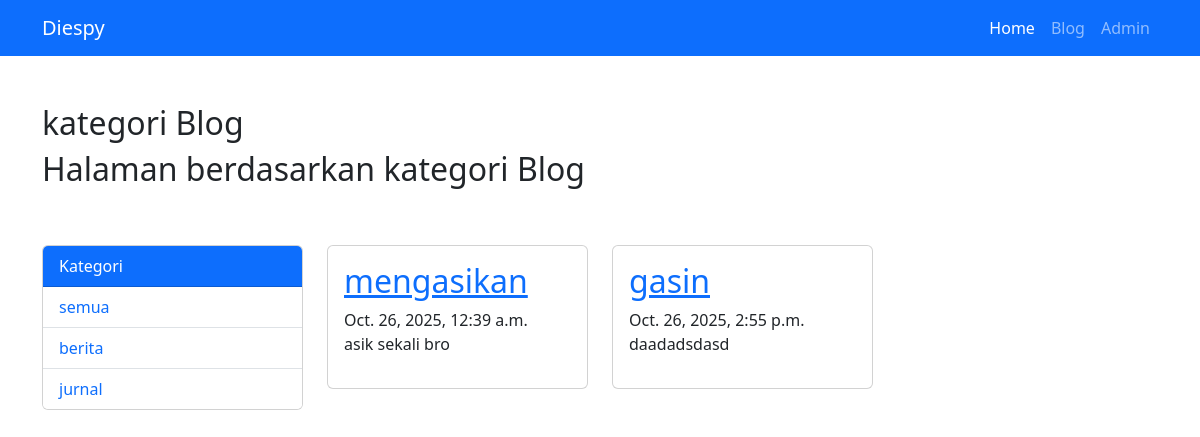
/blog/kategori/jurnal/, run on the app's committed database.
### blog/models.py (models this page shows, shortened)
class Kategori(models.Model):
    nama = models.CharField(max_length=255)
    slug_kat = models.SlugField(editable=False, blank=True)

class Artikel(models.Model):
    judul = models.CharField(max_length=255)
    isi = models.TextField()
    kategori = models.ForeignKey(Kategori, on_delete=models.CASCADE)
    slug_art = models.SlugField(editable=False, blank=True)
    pubdate = models.DateTimeField(auto_now_add=True)
    update = models.DateTimeField(auto_now=True)

### blog/views.py (the view)
# urls.py: path('kategori/<slug:kategoriInput>/',views.kategori_artikel, name='kategori_artikel')
def kategori_artikel(request, kategoriInput):
    articles = Artikel.objects.filter(kategori__nama=kategoriInput)
    category = Artikel.objects.values('kategori__nama').distinct() # distinct biar ngilangin data yang sama  jadi 1
    context = {
        'Judul': 'kategori Blog',
        'Heading': 'Halaman berdasarkan kategori Blog',
        'Articles': articles,
        'Categories': category,
    }
    return render(request, 'blog/kategori.html', context)

### blog/templates/blog/kategori.html (shortened to what this page needs)
{% extends "base.html" %}
{% block title %}
<h2 class="mt-5">{{Judul}}</h2>
{% endblock title %}
{% block content %}
<h2>{{Heading}}</h2>
<div class="row">
    <div class="col-md-3 mt-5">
        <div class="card">
            <div class="card-header bg-primary text-white">
                Kategori
            </div>
            <ul class="list-group list-group-flush">
                <li class="list-group-item">
                    <a href="{% url "blog:index" %}" class = "text-decoration-none ">
                        semua
                    </a>
                </li>
                {% for kat in Categories %}
                <li class="list-group-item">
                    <a class = "text-decoration-none " href="{% url "blog:kategori_artikel" kat.kategori__nama %}">
                        {{kat.kategori__nama}}
                    </a>
                </li>
                {% endfor %}
            </ul>
        </div>
    </div>
    {% for post in Articles %}
    <div class="col-md-3 mt-5">
        <div class="card">
            <div class="card-body">
                <a href="{% url "blog:detail_artikel" post.slug_art %}">
                <h2 class = "card-title">{{post.judul}}</h2></a>
                <span class="text-secodary">{{post.pubdate}}</span>
                <p class="text-dark fst-norma">{{post.isi}}</p>
            </div>
        </div>
    </div>
    {% endfor %}
</div>
{% endblock content %}

### data on the page
Kategori: kategori__nama "berita"
Kategori: kategori__nama "jurnal"
Artikel: judul "mengasikan", pubdate "Oct. 26, 2025, 12:39 a.m.", isi "asik sekali bro"
Artikel: judul "gasin", pubdate "Oct. 26, 2025, 2:55 p.m.", isi "daadadsdasd"

### other printed values
{{ Judul }} "kategori Blog"
{{ Heading }} "Halaman berdasarkan kategori Blog"
